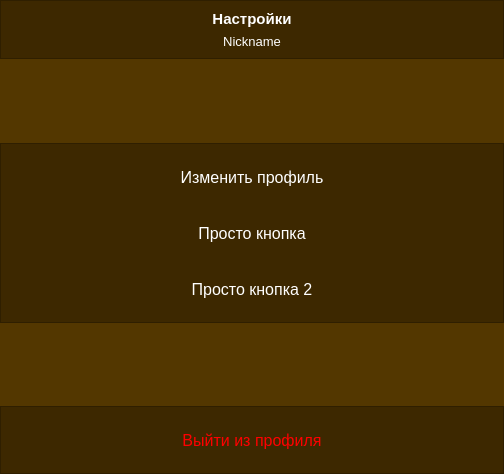
<?xml version="1.0" encoding="UTF-8"?>
<ui version="4.0">
 <class>DialogSettings</class>
 <widget class="QDialog" name="DialogSettings">
  <property name="geometry">
   <rect>
    <x>0</x>
    <y>0</y>
    <width>504</width>
    <height>474</height>
   </rect>
  </property>
  <property name="windowTitle">
   <string>Настройки</string>
  </property>
  <property name="styleSheet">
   <string notr="true">background-color: rgb(83, 55, 0); color: White</string>
  </property>
  <layout class="QVBoxLayout" name="verticalLayout">
   <property name="spacing">
    <number>13</number>
   </property>
   <property name="leftMargin">
    <number>0</number>
   </property>
   <property name="topMargin">
    <number>0</number>
   </property>
   <property name="rightMargin">
    <number>0</number>
   </property>
   <property name="bottomMargin">
    <number>0</number>
   </property>
   <item>
    <widget class="QFrame" name="frameHeader">
     <property name="sizePolicy">
      <sizepolicy hsizetype="Preferred" vsizetype="Fixed">
       <horstretch>0</horstretch>
       <verstretch>0</verstretch>
      </sizepolicy>
     </property>
     <property name="styleSheet">
      <string notr="true">background-color: rgb(61, 40, 0); color:rgb(255, 255, 255);</string>
     </property>
     <property name="frameShape">
      <enum>QFrame::StyledPanel</enum>
     </property>
     <property name="frameShadow">
      <enum>QFrame::Raised</enum>
     </property>
     <layout class="QVBoxLayout" name="verticalLayout_2">
      <item>
       <widget class="QLabel" name="labelSettings">
        <property name="styleSheet">
         <string notr="true"/>
        </property>
        <property name="text">
         <string>&lt;html&gt;&lt;head/&gt;&lt;body&gt;&lt;p align=&quot;center&quot;&gt;&lt;span style=&quot; font-size:11pt; font-weight:600; color:#ffffff;&quot;&gt;Настройки&lt;/span&gt;&lt;/p&gt;&lt;/body&gt;&lt;/html&gt;</string>
        </property>
        <property name="alignment">
         <set>Qt::AlignCenter</set>
        </property>
       </widget>
      </item>
      <item>
       <widget class="QLabel" name="labelNickName">
        <property name="text">
         <string>&lt;html&gt;&lt;head/&gt;&lt;body&gt;&lt;p&gt;&lt;span style=&quot; font-size:10pt; color:#ffffff;&quot;&gt;Nickname&lt;/span&gt;&lt;/p&gt;&lt;/body&gt;&lt;/html&gt;</string>
        </property>
        <property name="alignment">
         <set>Qt::AlignCenter</set>
        </property>
       </widget>
      </item>
     </layout>
    </widget>
   </item>
   <item>
    <spacer name="verticalSpacer_2">
     <property name="orientation">
      <enum>Qt::Vertical</enum>
     </property>
     <property name="sizeHint" stdset="0">
      <size>
       <width>20</width>
       <height>40</height>
      </size>
     </property>
    </spacer>
   </item>
   <item>
    <widget class="QFrame" name="frameAccount">
     <property name="sizePolicy">
      <sizepolicy hsizetype="Preferred" vsizetype="Fixed">
       <horstretch>0</horstretch>
       <verstretch>0</verstretch>
      </sizepolicy>
     </property>
     <property name="styleSheet">
      <string notr="true">background-color: rgb(61, 40, 0); color:rgb(255, 255, 255);</string>
     </property>
     <property name="frameShape">
      <enum>QFrame::StyledPanel</enum>
     </property>
     <property name="frameShadow">
      <enum>QFrame::Raised</enum>
     </property>
     <layout class="QVBoxLayout" name="verticalLayout_3">
      <property name="spacing">
       <number>0</number>
      </property>
      <property name="leftMargin">
       <number>0</number>
      </property>
      <property name="topMargin">
       <number>5</number>
      </property>
      <property name="rightMargin">
       <number>0</number>
      </property>
      <property name="bottomMargin">
       <number>5</number>
      </property>
      <item>
       <widget class="QPushButton" name="pushButtonRename">
        <property name="sizePolicy">
         <sizepolicy hsizetype="Expanding" vsizetype="Fixed">
          <horstretch>0</horstretch>
          <verstretch>0</verstretch>
         </sizepolicy>
        </property>
        <property name="minimumSize">
         <size>
          <width>0</width>
          <height>56</height>
         </size>
        </property>
        <property name="maximumSize">
         <size>
          <width>16777215</width>
          <height>56</height>
         </size>
        </property>
        <property name="sizeIncrement">
         <size>
          <width>0</width>
          <height>56</height>
         </size>
        </property>
        <property name="baseSize">
         <size>
          <width>0</width>
          <height>56</height>
         </size>
        </property>
        <property name="font">
         <font>
          <pointsize>12</pointsize>
         </font>
        </property>
        <property name="styleSheet">
         <string notr="true">QPushButton:!hover {background-color: rgb(61, 40, 0);border-style: outset; border-width: 0px;}
QPushButton:hover {background-color: rgb(88, 58, 0);border-style: outset; border-width: 0px;}</string>
        </property>
        <property name="text">
         <string>Изменить профиль</string>
        </property>
       </widget>
      </item>
      <item>
       <widget class="QPushButton" name="pushButton1">
        <property name="sizePolicy">
         <sizepolicy hsizetype="Expanding" vsizetype="Fixed">
          <horstretch>0</horstretch>
          <verstretch>0</verstretch>
         </sizepolicy>
        </property>
        <property name="minimumSize">
         <size>
          <width>0</width>
          <height>56</height>
         </size>
        </property>
        <property name="maximumSize">
         <size>
          <width>16777215</width>
          <height>56</height>
         </size>
        </property>
        <property name="sizeIncrement">
         <size>
          <width>0</width>
          <height>56</height>
         </size>
        </property>
        <property name="baseSize">
         <size>
          <width>0</width>
          <height>56</height>
         </size>
        </property>
        <property name="font">
         <font>
          <pointsize>12</pointsize>
         </font>
        </property>
        <property name="styleSheet">
         <string notr="true">QPushButton:!hover {background-color: rgb(61, 40, 0);border-style: outset; border-width: 0px;}
QPushButton:hover {background-color: rgb(88, 58, 0);border-style: outset; border-width: 0px;}</string>
        </property>
        <property name="text">
         <string>Просто кнопка</string>
        </property>
       </widget>
      </item>
      <item>
       <widget class="QPushButton" name="pushButton2">
        <property name="sizePolicy">
         <sizepolicy hsizetype="Preferred" vsizetype="Fixed">
          <horstretch>0</horstretch>
          <verstretch>0</verstretch>
         </sizepolicy>
        </property>
        <property name="minimumSize">
         <size>
          <width>0</width>
          <height>56</height>
         </size>
        </property>
        <property name="maximumSize">
         <size>
          <width>16777215</width>
          <height>56</height>
         </size>
        </property>
        <property name="sizeIncrement">
         <size>
          <width>0</width>
          <height>56</height>
         </size>
        </property>
        <property name="baseSize">
         <size>
          <width>0</width>
          <height>56</height>
         </size>
        </property>
        <property name="font">
         <font>
          <pointsize>12</pointsize>
         </font>
        </property>
        <property name="styleSheet">
         <string notr="true">QPushButton:!hover {background-color: rgb(61, 40, 0);border-style: outset; border-width: 0px;}
QPushButton:hover {background-color: rgb(88, 58, 0);border-style: outset; border-width: 0px;}</string>
        </property>
        <property name="text">
         <string>Просто кнопка 2</string>
        </property>
       </widget>
      </item>
     </layout>
    </widget>
   </item>
   <item>
    <spacer name="verticalSpacer">
     <property name="orientation">
      <enum>Qt::Vertical</enum>
     </property>
     <property name="sizeHint" stdset="0">
      <size>
       <width>20</width>
       <height>40</height>
      </size>
     </property>
    </spacer>
   </item>
   <item>
    <widget class="QFrame" name="frameSignOut">
     <property name="sizePolicy">
      <sizepolicy hsizetype="Preferred" vsizetype="Fixed">
       <horstretch>0</horstretch>
       <verstretch>0</verstretch>
      </sizepolicy>
     </property>
     <property name="styleSheet">
      <string notr="true">background-color: rgb(61, 40, 0); color:rgb(255, 255, 255);</string>
     </property>
     <property name="frameShape">
      <enum>QFrame::StyledPanel</enum>
     </property>
     <property name="frameShadow">
      <enum>QFrame::Raised</enum>
     </property>
     <layout class="QVBoxLayout" name="verticalLayout_4">
      <property name="spacing">
       <number>0</number>
      </property>
      <property name="leftMargin">
       <number>0</number>
      </property>
      <property name="topMargin">
       <number>5</number>
      </property>
      <property name="rightMargin">
       <number>0</number>
      </property>
      <property name="bottomMargin">
       <number>5</number>
      </property>
      <item>
       <widget class="QPushButton" name="pushButtonsignOut">
        <property name="sizePolicy">
         <sizepolicy hsizetype="Expanding" vsizetype="Fixed">
          <horstretch>0</horstretch>
          <verstretch>0</verstretch>
         </sizepolicy>
        </property>
        <property name="minimumSize">
         <size>
          <width>0</width>
          <height>56</height>
         </size>
        </property>
        <property name="maximumSize">
         <size>
          <width>16777215</width>
          <height>56</height>
         </size>
        </property>
        <property name="sizeIncrement">
         <size>
          <width>0</width>
          <height>56</height>
         </size>
        </property>
        <property name="baseSize">
         <size>
          <width>0</width>
          <height>56</height>
         </size>
        </property>
        <property name="font">
         <font>
          <pointsize>12</pointsize>
         </font>
        </property>
        <property name="styleSheet">
         <string notr="true">QPushButton:!hover {background-color: rgb(61, 40, 0);border-style: outset; border-width: 0px;color:rgb(255, 0, 0);}
QPushButton:hover {background-color: rgb(88, 58, 0);border-style: outset; border-width: 0px; color:rgb(255, 34, 34);}</string>
        </property>
        <property name="text">
         <string>Выйти из профиля</string>
        </property>
       </widget>
      </item>
     </layout>
    </widget>
   </item>
  </layout>
 </widget>
 <resources/>
 <connections/>
</ui>
